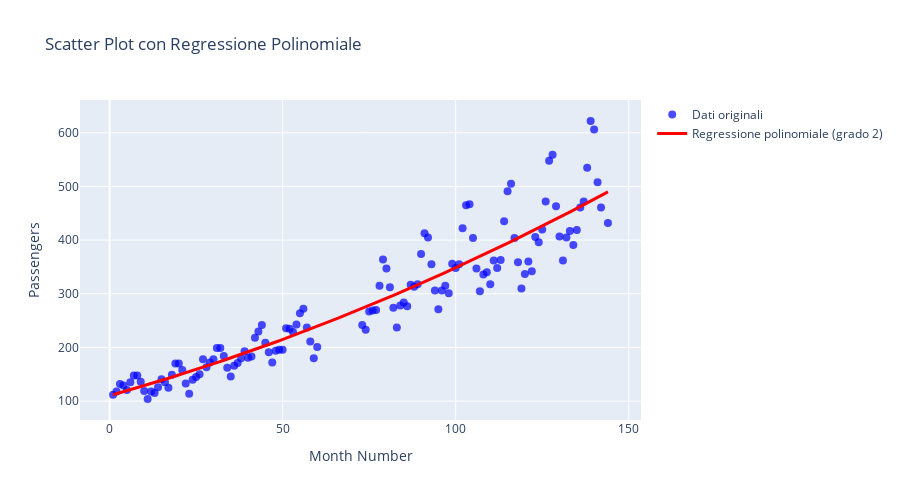

The notebook cell this image was saved under:
### Code cell
x_range = np.linspace(x.min(), x.max(), 200).reshape(-1, 1)
y_fit = model_poly2.predict(x_range)

fig = go.Figure()

fig.add_trace(go.Scatter(
    x=x.flatten(),
    y=y,
    mode='markers',
    name='Dati originali',
    marker=dict(color='blue', size=8, opacity=0.7)
))

fig.add_trace(go.Scatter(
    x=x_range.flatten(),
    y=y_fit,
    mode='lines',
    name='Regressione polinomiale (grado 2)',
    line=dict(color='red', width=3)
))

fig.update_layout(
    title='Scatter Plot con Regressione Polinomiale',
    xaxis_title='Month Number',
    yaxis_title='Passengers',
    showlegend=True,
    height=500
)

fig.show()

### Figure 1 — Plotly figure (JSON) as saved in the notebook; plotly's stock layout.template omitted (floating-point values rounded to 4 significant figures; data arrays with more than 128 entries replaced by an {"elided": "..."} marker saying what was removed)
{"data": [{"marker": {"color": "blue", "opacity": 0.7, "size": 8}, "mode": "markers", "name": "Dati originali", "type": "scatter", "x": {"elided": "131 int values"}, "y": {"elided": "131 int values"}}, {"line": {"color": "red", "width": 3}, "mode": "lines", "name": "Regressione polinomiale (grado 2)", "type": "scatter", "x": {"elided": "200 float values"}, "y": {"elided": "200 float values"}}], "layout": {"height": 500, "showlegend": true, "title": {"text": "Scatter Plot con Regressione Polinomiale"}, "xaxis": {"title": {"text": "Month Number"}}, "yaxis": {"title": {"text": "Passengers"}}}}
